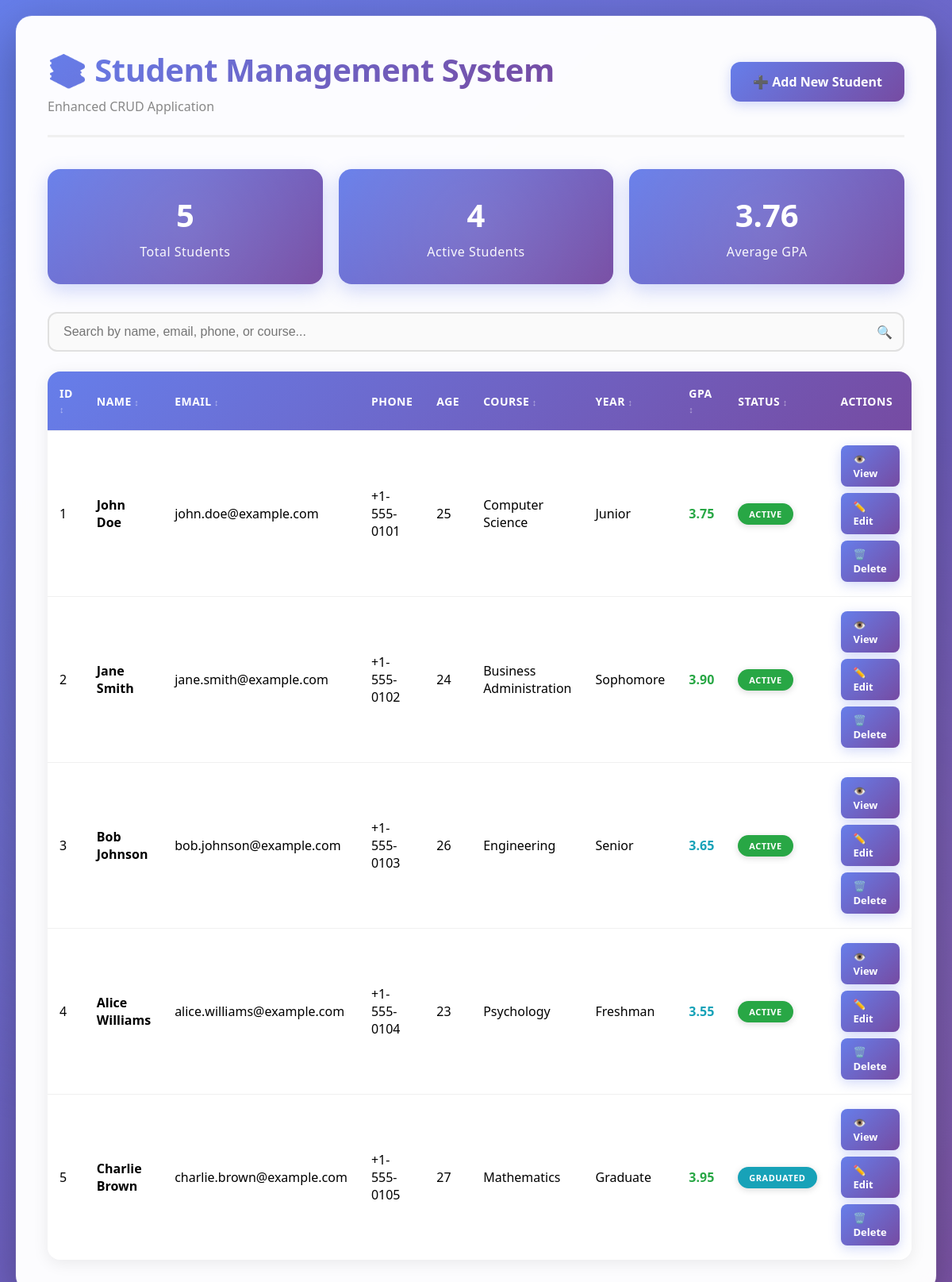
The page / on the database its author committed.
### tables this page shows
CREATE TABLE IF NOT EXISTS students (
    id INT AUTO_INCREMENT PRIMARY KEY,
    name VARCHAR(100) NOT NULL,
    email VARCHAR(100) NOT NULL UNIQUE,
    phone VARCHAR(20),
    birthdate DATE,
    address TEXT,
    course VARCHAR(100),
    year_level ENUM('Freshman', 'Sophomore', 'Junior', 'Senior', 'Graduate') DEFAULT 'Freshman',
    gpa DECIMAL(3,2),
    status ENUM('Active', 'Inactive', 'Graduated', 'Suspended') DEFAULT 'Active',
    created_at TIMESTAMP DEFAULT CURRENT_TIMESTAMP,
    updated_at TIMESTAMP DEFAULT CURRENT_TIMESTAMP ON UPDATE CURRENT_TIMESTAMP
);

### index.php (the view, shortened to what this page needs)
<?php
$search = isset($_GET['search']) ? trim($_GET['search']) : '';
$sort_by = isset($_GET['sort']) ? $_GET['sort'] : 'created_at';
$sort_order = isset($_GET['order']) ? $_GET['order'] : 'DESC';
$allowed_sort = ['id', 'name', 'email', 'course', 'year_level', 'gpa', 'status', 'created_at'];
$sort_by = in_array($sort_by, $allowed_sort) ? $sort_by : 'created_at';
$sort_order = strtoupper($sort_order) === 'ASC' ? 'ASC' : 'DESC';
$conn = getDBConnection();
$sql = "SELECT id, name, email, phone, birthdate, address, course, year_level, gpa, status, created_at
        FROM students";
$sql .= " ORDER BY {$sort_by} {$sort_order}";
if (!empty($search)) {
    $stmt = $conn->prepare($sql);
    $stmt->bind_param("ssss", $search_term, $search_term, $search_term, $search_term);
    $stmt->execute();
    $result = $stmt->get_result();
} else {
    $result = $conn->query($sql);
}
function calculateAge($birthdate) {
    $birth = new DateTime($birthdate);
    $today = new DateTime();
    return $today->diff($birth)->y;
}
function getStatusBadge($status) {
    $badges = [
        'Active' => 'badge-success',
        'Inactive' => 'badge-secondary',
        'Graduated' => 'badge-info',
        'Suspended' => 'badge-danger'
    ];
    return $badges[$status] ?? 'badge-secondary';
}
function getGPAColor($gpa) {
    if ($gpa >= 3.7) return 'gpa-excellent';
    if ($gpa >= 3.0) return 'gpa-good';
    return 'gpa-poor';
}
?>
<!DOCTYPE html>
<html lang="en">
<head>
</head>
<body>
    <div class="container">
        <div class="header">
            <div>
                <h1>📚 Student Management System</h1>
                <p class="subtitle">Enhanced CRUD Application</p>
            </div>
            <a href="create.php" class="btn">➕ Add New Student</a>
        </div>
        <?php
        $count_sql = "SELECT COUNT(*) as total,
                     SUM(CASE WHEN status = 'Active' THEN 1 ELSE 0 END) as active,
                     AVG(gpa) as avg_gpa
                     FROM students";
        $count_result = $conn->query($count_sql);
        $stats = $count_result->fetch_assoc();
        ?>
        <div class="stats">
            <div class="stat-card">
                <h3><?php echo $stats['total'] ?? 0; ?></h3>
                <p>Total Students</p>
            </div>
            <div class="stat-card">
                <h3><?php echo $stats['active'] ?? 0; ?></h3>
                <p>Active Students</p>
            </div>
            <div class="stat-card">
                <h3><?php echo $stats['avg_gpa'] ? number_format($stats['avg_gpa'], 2) : 'N/A'; ?></h3>
                <p>Average GPA</p>
            </div>
        </div>
        <div class="toolbar">
            <form method="GET" action="index.php" class="search-box">
                <input type="text"
                       name="search"
                       placeholder="Search by name, email, phone, or course..."
                       value="<?php echo htmlspecialchars($search); ?>">
            </form>
        </div>
        <?php if ($result && $result->num_rows > 0): ?>
            <table>
                <thead>
                    <tr>
                        <th class="sortable" onclick="sortTable('id')">ID</th>
                        <th class="sortable" onclick="sortTable('name')">Name</th>
                        <th class="sortable" onclick="sortTable('email')">Email</th>
                        <th>Phone</th>
                        <th>Age</th>
                        <th class="sortable" onclick="sortTable('course')">Course</th>
                        <th class="sortable" onclick="sortTable('year_level')">Year</th>
                        <th class="sortable" onclick="sortTable('gpa')">GPA</th>
                        <th class="sortable" onclick="sortTable('status')">Status</th>
                        <th>Actions</th>
                    </tr>
                </thead>
                <tbody>
                    <?php while($row = $result->fetch_assoc()): ?>
                        <tr>
                            <td><?php echo htmlspecialchars($row['id']); ?></td>
                            <td><strong><?php echo htmlspecialchars($row['name']); ?></strong></td>
                            <td><?php echo htmlspecialchars($row['email']); ?></td>
                            <td><?php echo htmlspecialchars($row['phone'] ?? 'N/A'); ?></td>
                            <td><?php echo calculateAge($row['birthdate']); ?></td>
                            <td><?php echo htmlspecialchars($row['course'] ?? 'N/A'); ?></td>
                            <td><?php echo htmlspecialchars($row['year_level'] ?? 'N/A'); ?></td>
                            <td class="<?php echo getGPAColor($row['gpa'] ?? 0); ?>">
                                <?php echo $row['gpa'] ? number_format($row['gpa'], 2) : 'N/A'; ?>
                            </td>
                            <td>
                                <span class="badge <?php echo getStatusBadge($row['status']); ?>">
                                    <?php echo htmlspecialchars($row['status']); ?>
                                </span>
                            </td>
                            <td>
                                <div class="actions">
                                    <a href="view.php?id=<?php echo $row['id']; ?>" class="btn btn-view btn-sm">👁️ View</a>
                                    <a href="edit.php?id=<?php echo $row['id']; ?>" class="btn btn-edit btn-sm">✏️ Edit</a>
                                    <a href="index.php?delete=<?php echo $row['id']; ?>"
                                       class="btn btn-danger btn-sm"
                                       onclick="return confirm('Are you sure you want to delete <?php echo htmlspecialchars(addslashes($row['name'])); ?>?');">🗑️ Delete</a>
                                </div>
                            </td>
                        </tr>
                    <?php endwhile; ?>
                </tbody>
            </table>
        <?php endif; ?>
    </div>
</body>
</html>

### rows shown on the page
students: id "1", name "John Doe", email "john.doe@example.com", phone "+1-555-0101", birthdate "25", course "Computer Science", year_level "Junior", gpa "3.75", status "ACTIVE"
students: id "2", name "Jane Smith", email "jane.smith@example.com", phone "+1-555-0102", birthdate "24", course "Business Administration", year_level "Sophomore", gpa "3.90", status "ACTIVE"
students: id "3", name "Bob Johnson", email "bob.johnson@example.com", phone "+1-555-0103", birthdate "26", course "Engineering", year_level "Senior", gpa "3.65", status "ACTIVE"
students: id "4", name "Alice Williams", email "alice.williams@example.com", phone "+1-555-0104", birthdate "23", course "Psychology", year_level "Freshman", gpa "3.55", status "ACTIVE"
students: id "5", name "Charlie Brown", email "charlie.brown@example.com", phone "+1-555-0105", birthdate "27", course "Mathematics", year_level "Graduate", gpa "3.95", status "GRADUATED"

### other values the page prints
$stats['total'] "5"
$stats['active'] "4"
$stats['avg_gpa'] "3.76"
